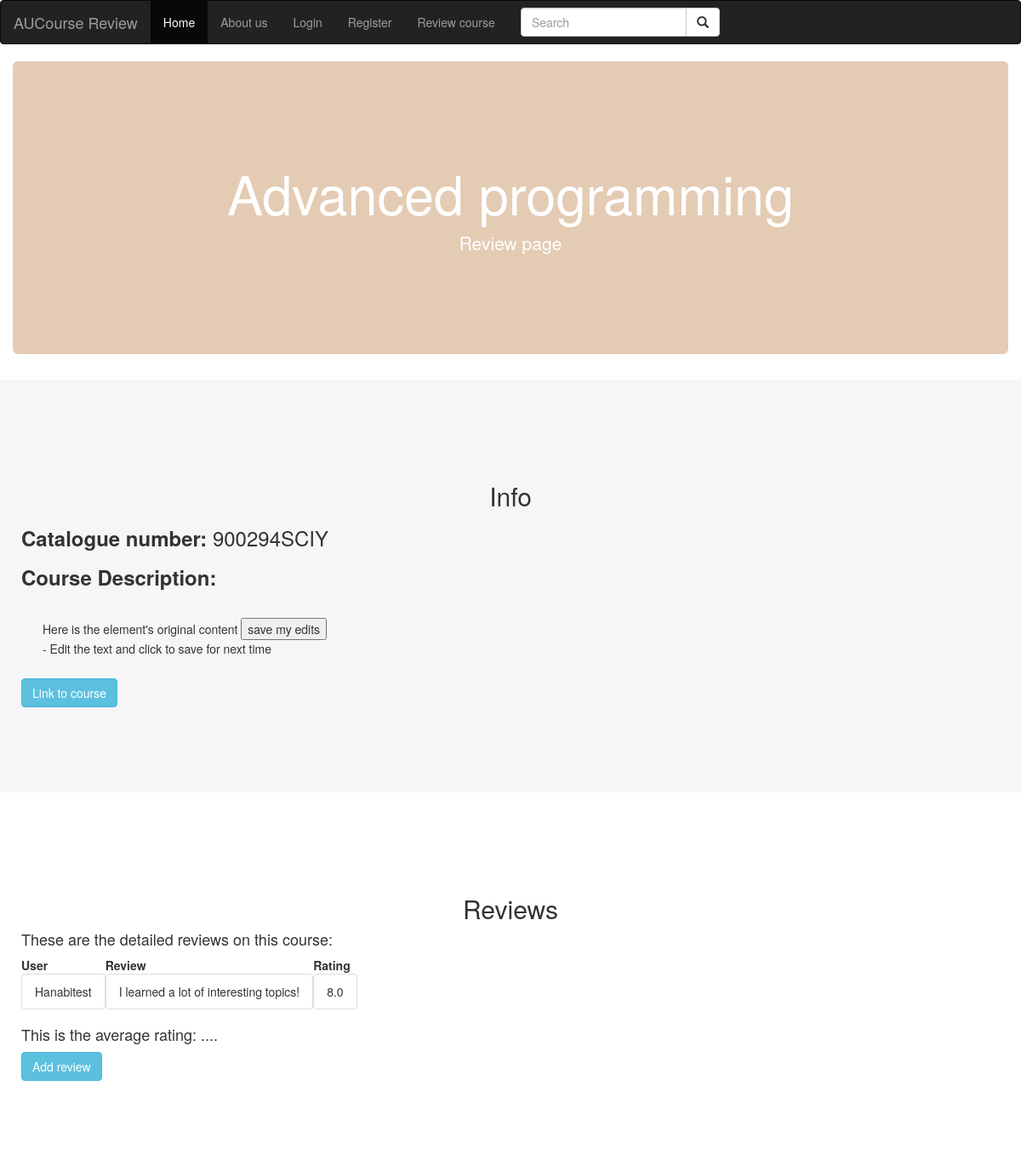
/reviews/1/, run on the app's committed database.
### reviews/models.py (models this page shows, shortened)
class Course(models.Model):
    course_name = models.CharField(max_length=200)
    catalogue_nr = models.CharField(max_length=10)

class Review(models.Model):
    course = models.ForeignKey(Course, on_delete=models.CASCADE)
    user = models.ForeignKey(User, on_delete=models.CASCADE, default=1)
    comment = models.CharField(max_length=500)
    rating = models.FloatField(default=0)

### reviews/views.py (the view)
# urls.py: path('<int:pk>/', views.DetailView.as_view(), name='detail'),
class DetailView(generic.DetailView):
    model = Course
    template_name = 'reviews/detail.html'
    '''
    #If we want to add average rating
    reviews = Review.objects.all().order_by("-comment")
    average = reviews.aggregate(Avg("rating"))["rating__avg"]
    if average == None:
        average = 0
    average = round(average, 2)
'''

### reviews/templates/reviews/detail.html (shortened to what this page needs)
<!DOCTYPE html>
<html lang="en">
<head>
  <link rel="stylesheet" href="https://maxcdn.bootstrapcdn.com/bootstrap/3.4.1/css/bootstrap.min.css">
</head>
<body onload="checkEdits()">
  <nav class="navbar navbar-inverse">
  <div class="container-fluid">
    <div class="navbar-header">
      <a class="navbar-brand" href="#">AUCourse Review</a>
    </div>
    <ul class="nav navbar-nav">
      <li class="active"><a href="{% url 'home' %}">Home</a></li>
      <li><a href="https://www.auc.nl/">About us</a></li>
      {% if user.is_authenticated %}
        <li><a href="{% url 'accounts:logout' %}">Logout</a></li>
      {% else %}
       <li><a href="{% url 'accounts:login' %}">Login</a></li>
       <li><a href="{% url 'accounts:register' %}">Register</a></li>
      {% endif %}
      <li><a href="{% url 'reviews:review' %}">Review course</a></li>
    </ul>
    <form class="navbar-form navbar-left" action="/action_page.php">
      <div class="input-group">
        <input type="text" class="form-control" placeholder="Search" name="search">
        <div class="input-group-btn">
          <button class="btn btn-default" type="submit">
            <i class="glyphicon glyphicon-search"></i>
          </button>
        </div>
      </div>
    </form>
  </div>
  </nav>
  <div class="container-fluid">
    <div class="text-center">
      <div class="jumbotron">
        <h1 class="display-3">{{ course.course_name }}</h1>
        <p class="lead">Review page</p>
      </div>
    </div>
  </div>
  <div class="container-fluid bg-grey">
    <h2 class="text-center">Info</h2>
    <h3><strong>Catalogue number:</strong> {{ course.catalogue_nr }}</h3>
    <h3><strong>Course Description:</strong></h3>
    <div class="editable" id="edit" contenteditable="true">
      Here is the element's original content
      <input type="button" value="save my edits" onclick="saveEdits()"/>
      <div id="update"> - Edit the text and click to save for next time</div>
    </div>
    <a href="https://studiegids.uva.nl/xmlpages/page/2019-2020/zoek-vak" class="btn btn-info" role="button">Link to course</a>
  </div>
  <div class="container-fluid bg-white">
    <h2 class="text-center">Reviews</h2>
    <h4>These are the detailed reviews on this course:</h4>
    <ul class="list-group">
      <table>
        <tr>
          <th>User</th>
          <th>Review</th>
          <th>Rating</th>
        </tr>
        {% for review in course.review_set.all %}
        <tr>
          <td><li class="list-group-item">{{ review.user }}</li></td>
          <td><li class="list-group-item">{{ review.comment }}</li></td>
          <td><li class="list-group-item">{{ review.rating }}</li></td>
        </tr>
        {% endfor %}
      </table>
    </ul>
    <h4>This is the average rating: ....</h4>
    <a href="{% url 'reviews:review' %}" class="btn btn-info" role="button">Add review</a>
  </div>
</body>
</html>

### reviews/templates/reviews/detail.html (style rules this page uses)
.editable { padding:25px 25px; }
.jumbotron { background-color: #e4cbb4; color: #ffffff; padding: 100px 25px; }
.bg-grey { background-color: #f6f6f9; padding: 100px 25px; }
.bg-white { padding: 100px 25px; }

### data on the page
Course: course_name "Advanced programming", catalogue_nr "900294SCIY"
Review: user "Hanabitest", comment "I learned a lot of interesting topics!", rating "8.0"
